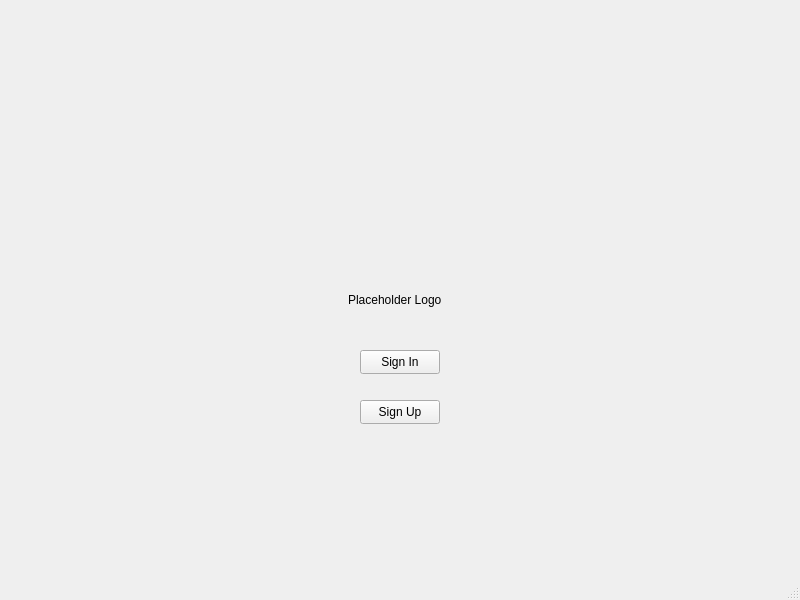
<?xml version="1.0" encoding="UTF-8"?>
<ui version="4.0">
 <class>MainWindow</class>
 <widget class="QMainWindow" name="MainWindow">
  <property name="geometry">
   <rect>
    <x>0</x>
    <y>0</y>
    <width>800</width>
    <height>600</height>
   </rect>
  </property>
  <property name="windowTitle">
   <string>MainWindow</string>
  </property>
  <widget class="QWidget" name="centralwidget">
   <widget class="QStackedWidget" name="stackedWidget">
    <property name="geometry">
     <rect>
      <x>0</x>
      <y>0</y>
      <width>800</width>
      <height>600</height>
     </rect>
    </property>
    <property name="currentIndex">
     <number>0</number>
    </property>
    <widget class="QWidget" name="splashScreen">
     <widget class="QLabel" name="logoPlaceHolder">
      <property name="geometry">
       <rect>
        <x>348</x>
        <y>292</y>
        <width>105</width>
        <height>16</height>
       </rect>
      </property>
      <property name="sizePolicy">
       <sizepolicy hsizetype="Minimum" vsizetype="Minimum">
        <horstretch>0</horstretch>
        <verstretch>0</verstretch>
       </sizepolicy>
      </property>
      <property name="text">
       <string>Placeholder Logo</string>
      </property>
     </widget>
     <widget class="QPushButton" name="signInButton">
      <property name="geometry">
       <rect>
        <x>360</x>
        <y>350</y>
        <width>80</width>
        <height>24</height>
       </rect>
      </property>
      <property name="text">
       <string>Sign In</string>
      </property>
     </widget>
     <widget class="QPushButton" name="signUpButton">
      <property name="geometry">
       <rect>
        <x>360</x>
        <y>400</y>
        <width>80</width>
        <height>24</height>
       </rect>
      </property>
      <property name="text">
       <string>Sign Up</string>
      </property>
     </widget>
    </widget>
    <widget class="QWidget" name="page_2"/>
   </widget>
  </widget>
  <widget class="QMenuBar" name="menubar">
   <property name="geometry">
    <rect>
     <x>0</x>
     <y>0</y>
     <width>800</width>
     <height>21</height>
    </rect>
   </property>
  </widget>
  <widget class="QStatusBar" name="statusbar"/>
 </widget>
 <resources/>
 <connections/>
</ui>
